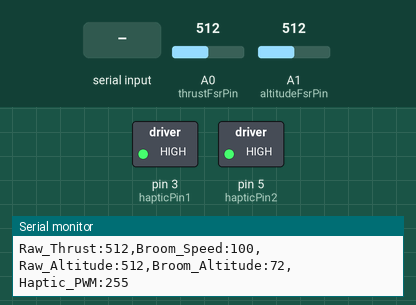
This sketch was run on a simulated Arduino Uno, built with avr-gcc and run on an emulated ATmega328P. Shown: switched loads named in the sketch (green lamp = pin HIGH), the last lines printed to the serial monitor. The inputs (shaded band) are chosen by the test bench; at power-on: A0 (thrustFsrPin) = 512, A1 (altitudeFsrPin) = 512.

Above: at 1.2 s.
1.3 s: A0 (thrustFsrPin) set to 122
At 2.1 s:
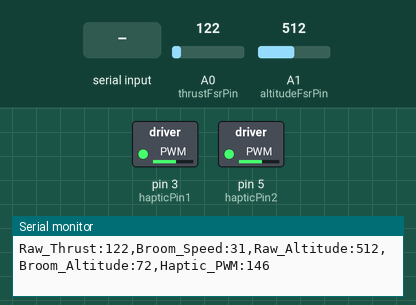
3.3 s: "s\n" received over Serial
At 4.3 s:
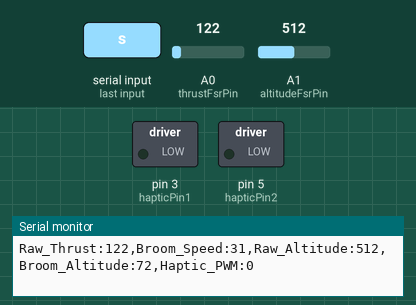
4.8 s: "+\n" received over Serial
At 5.5 s:
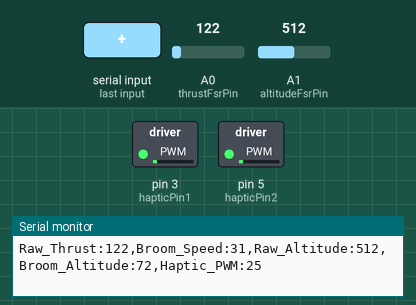
6.3 s: "90\n" received over Serial
At 6.6 s:
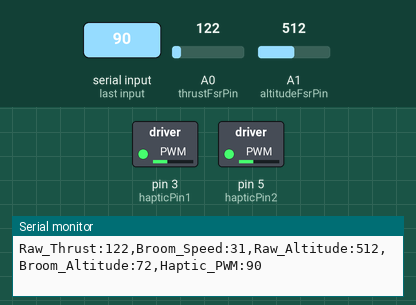
10.8 s: "s90\n" received over Serial
At 11.2 s:
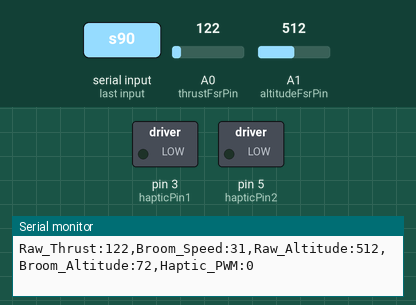
Timing chart, 0 to 13.8 s (numbered marks = the images above; inputs shaded):
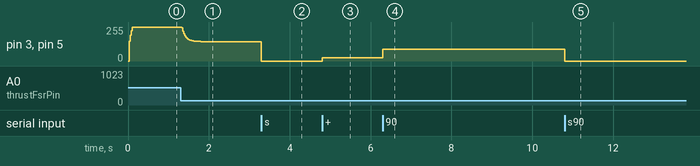

Measured:
- after the input at 1.3 s, pin 3 (hapticPin1), pin 5 (hapticPin2): moves from 255/255 to 146/255 over 0.48 s, starting at once
- after the input at 3.3 s, pin 3 (hapticPin1), pin 5 (hapticPin2): 146/255 → 0/255 at once
- after the input at 4.8 s, pin 3 (hapticPin1), pin 5 (hapticPin2): 0/255 → 25/255 at once
- after the input at 6.3 s, pin 3 (hapticPin1), pin 5 (hapticPin2): 25/255 → 90/255 at once
- after the input at 10.8 s, pin 3 (hapticPin1), pin 5 (hapticPin2): 90/255 → 0/255 at once

The sketch:

MergedHardwareController.ino
```cpp
// =========================================================================
// UNIFIED HARDWARE CONTROLLER (Arduino Uno / Nano / Mega)
// Merged: Dual Pressure Sensor Handle + Dual Haptic Jacket
// Speed increases -> Haptic vibration intensity automatically increases!
// -------------------------------------------------------------------------
// HARDWARE PIN ASSIGNMENTS:
//   Inputs  (Pressure Handle):
//     - FSR 1: Forward Thrust   -> Analog Pin A0
//     - FSR 2: Altitude / Lift  -> Analog Pin A1
//   Outputs (Haptic Jacket):
//     - Haptic Motor 1 (PWM)    -> Digital Pin 3
//     - Haptic Motor 2 (PWM)    -> Digital Pin 5
// -------------------------------------------------------------------------
// Baud Rate: 115200 (Synchronized with Unity BroomFlightController.cs)
// =========================================================================

// --- Pin Definitions ---
const int thrustFsrPin = A0;   // FSR 1: Forward Thrust (Analog A0)
const int altitudeFsrPin = A1; // FSR 2: Altitude / Lift (Analog A1)
const int hapticPin1 = 3;      // Haptic Motor 1 (PWM Pin 3)
const int hapticPin2 = 5;      // Haptic Motor 2 (PWM Pin 5)

// --- Calibration Thresholds (Pressure Handle) ---
const int thrustDeadzone = 15; // Below this value is considered resting/zero
const int thrustMax = 350;     // Max expected reading for FSR 1 (0-100% thrust)
const int altitudeDeadzone = 25; // Below this value is considered resting/zero
const int altitudeMax = 700; // Max expected reading for FSR 2 (0-100% altitude)

// --- Haptic Tuning ---
// Minimum PWM to overcome motor static friction when speed > 0
const int MIN_HAPTIC_PWM = 100;
const int MAX_HAPTIC_PWM = 255;
bool autoHapticFromSpeed =
    true; // Auto-scale vibration with forward squeeze speed

// --- Low-Pass Filter State ---
float smoothThrust = 0;
float smoothAltitude = 0;

// --- Haptic State ---
int currentHapticIntensity = 0;

// --- Non-blocking Timing & Serial Buffer ---
unsigned long lastSensorTime = 0;
const unsigned long SENSOR_INTERVAL_MS = 25; // 40Hz sensor refresh rate

const byte MAX_CHARS = 64;
char receivedChars[MAX_CHARS];
boolean newData = false;

void setup() {
  // 1. Configure Haptic Output Pins
  pinMode(hapticPin1, OUTPUT);
  pinMode(hapticPin2, OUTPUT);
  analogWrite(hapticPin1, 0);
  analogWrite(hapticPin2, 0);

  // 2. Initialize Serial Connection (High-speed 115200 baud for zero buffer
  // delay)
  Serial.begin(115200);
  Serial.println(F("--- UNIFIED HARDWARE CONTROLLER INITIALIZED ---"));
  Serial.println(F("Speed -> Dynamic Haptic Scaling: ENABLED"));
  Serial.println(F("Pressure Handle: Thrust(A0), Altitude(A1)"));
  Serial.println(F("Haptic Jacket  : Motor 1(Pin 3), Motor 2(Pin 5)"));
  Serial.println(F(
      "Commands: 'MOVE_FWD:<0-255>', 'AUTO', 'w' (max), 's' (stop), '+', '-'"));
}

void loop() {
  // -----------------------------------------------------------------------
  // Task 1: Haptic Jacket Command Listener (Non-blocking)
  // -----------------------------------------------------------------------
  recvWithEndMarker();
  if (newData) {
    parseHapticCommand();
    newData = false;
  }

  // -----------------------------------------------------------------------
  // Task 2: Pressure Sensor Polling & Telemetry Transmission (Every 25ms)
  // -----------------------------------------------------------------------
  if (millis() - lastSensorTime >= SENSOR_INTERVAL_MS) {
    lastSensorTime = millis();
    readSensorsAndTransmit();
  }
}

// Maps 0-100% speed to a proportional PWM intensity (MIN_HAPTIC_PWM to 255)
int mapSpeedToHapticPWM(int speedPct) {
  if (speedPct <= 0)
    return 0;
  speedPct = constrain(speedPct, 0, 100);
  return map(speedPct, 1, 100, MIN_HAPTIC_PWM, MAX_HAPTIC_PWM);
}

// Reads FSRs, applies EMA smoothing, maps to 0-100%, updates haptics, and
// transmits telemetry
void readSensorsAndTransmit() {
  // 1. Read FSR 1 (Thrust on A0)
  int rawThrust = analogRead(thrustFsrPin);

  // 2. Read FSR 2 (Altitude on A1) with ADC settling dummy read
  analogRead(altitudeFsrPin);
  int rawAltitude = analogRead(altitudeFsrPin);

  // 3. Low-Pass Exponential Moving Average Filter (eliminates noise/jitter)
  smoothThrust = (smoothThrust * 0.75f) + (rawThrust * 0.25f);
  smoothAltitude = (smoothAltitude * 0.75f) + (rawAltitude * 0.25f);

  // 4. Map smoothed readings to 0-100% with deadzones
  int speedPercent = 0;
  if (smoothThrust > thrustDeadzone) {
    speedPercent = constrain(
        map((int)smoothThrust, thrustDeadzone, thrustMax, 0, 100), 0, 100);
  }

  int altPercent = 0;
  if (smoothAltitude > altitudeDeadzone) {
    altPercent = constrain(
        map((int)smoothAltitude, altitudeDeadzone, altitudeMax, 0, 100), 0,
        100);
  }

  // 5. DYNAMIC HAPTIC RESPONSE: Scale vibration power as speed increases
  if (autoHapticFromSpeed) {
    currentHapticIntensity = mapSpeedToHapticPWM(speedPercent);
    analogWrite(hapticPin1, currentHapticIntensity);
    analogWrite(hapticPin2, currentHapticIntensity);
  }

  // 6. Print telemetry formatted for Unity BroomFlightController.cs + Serial
  // Plotter
  Serial.print(F("Raw_Thrust:"));
  Serial.print(rawThrust);
  Serial.print(F(",Broom_Speed:"));
  Serial.print(speedPercent);
  Serial.print(F(",Raw_Altitude:"));
  Serial.print(rawAltitude);
  Serial.print(F(",Broom_Altitude:"));
  Serial.print(altPercent);
  Serial.print(F(",Haptic_PWM:"));
  Serial.println(currentHapticIntensity);
}

// Non-blocking serial packet receiver (terminated by newline '\n')
void recvWithEndMarker() {
  static byte ndx = 0;
  char endMarker = '\n';
  char rc;

  while (Serial.available() > 0 && !newData) {
    rc = Serial.read();

    if (rc != endMarker && rc != '\r') {
      receivedChars[ndx] = rc;
      ndx++;
      if (ndx >= MAX_CHARS) {
        ndx = MAX_CHARS - 1;
      }
    } else if (rc == endMarker) {
      receivedChars[ndx] = '\0';
      ndx = 0;
      newData = true;
    }
  }
}

// Parses incoming commands from Unity or Serial Monitor
void parseHapticCommand() {
  char *ptr = receivedChars;
  while (*ptr == ' ' || *ptr == '\t')
    ptr++;
  if (*ptr == '\0')
    return;

  // 1. Re-enable automatic speed-to-haptic coupling
  if (strcasecmp(ptr, "AUTO") == 0 || strcasecmp(ptr, "SPEED") == 0) {
    autoHapticFromSpeed = true;
    Serial.println(F("[MODE] Auto Haptic Scaling from Speed ENABLED"));
    return;
  }

  // 2. Protocol: "MOVE_FWD:<0-255>" or "HAPTIC:<0-255>" from Unity
  if (strncasecmp(ptr, "MOVE_FWD:", 9) == 0) {
    autoHapticFromSpeed = false; // Unity explicit override
    int val = atoi(ptr + 9);
    currentHapticIntensity =
        (val <= 100) ? mapSpeedToHapticPWM(val) : constrain(val, 0, 255);
  } else if (strncasecmp(ptr, "HAPTIC:", 7) == 0) {
    autoHapticFromSpeed = false;
    currentHapticIntensity = constrain(atoi(ptr + 7), 0, 255);
  }
  // 3. Single Key Debug Commands (from Arduino Serial Monitor)
  else if (ptr[1] == '\0') {
    char key = ptr[0];
    if (key == 'w' || key == 'W') {
      autoHapticFromSpeed = false;
      currentHapticIntensity = 255;
      Serial.println(F("[MANUAL] Haptics set to MAX (255)"));
    } else if (key == 's' || key == 'S') {
      autoHapticFromSpeed = false;
      currentHapticIntensity = 0;
      Serial.println(
          F("[MANUAL] Haptics STOPPED (0). Send 'AUTO' to resume speed sync."));
    } else if (key == '+') {
      autoHapticFromSpeed = false;
      currentHapticIntensity = constrain(currentHapticIntensity + 25, 0, 255);
    } else if (key == '-') {
      autoHapticFromSpeed = false;
      currentHapticIntensity = constrain(currentHapticIntensity - 25, 0, 255);
    }
  }
  // 4. Direct numeric value (e.g. "180")
  else {
    int val = atoi(ptr);
    if (val >= 0 && val <= 255) {
      autoHapticFromSpeed = false;
      currentHapticIntensity = val;
    }
  }

  // Apply PWM to both haptic motors
  analogWrite(hapticPin1, currentHapticIntensity);
  analogWrite(hapticPin2, currentHapticIntensity);
}
```
